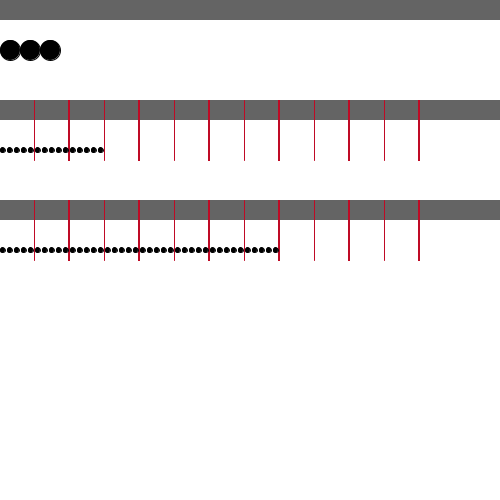
Frame 1 (no input)
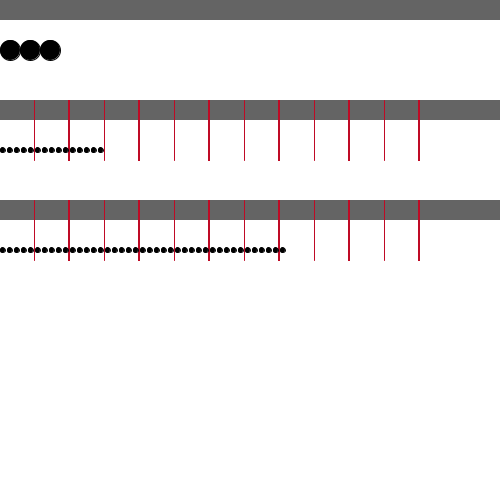
Frame 60 (the mouse pressed at the canvas centre just before this capture)
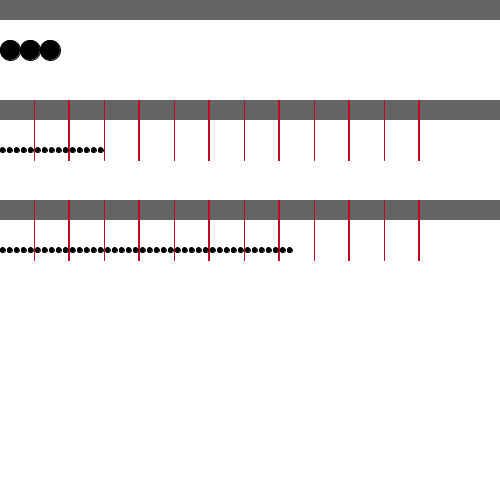
Frame 120 (the mouse held since frame 60 and released just before this capture)

The Processing sketch that drew these frames (run headless with seeded random() and noise(); from frame 60 on, the mouse is pressed at the canvas centre):

// Processing sketch: processing_120360
// ── processing_120360.pde

void setup()
{
  size(500, 500);
}

void draw()
{
  background(255);
  //linien horizontal
  fill(100);
  noStroke();
  rect(0, 0, 500, 20);
  rect(0, 100, 500, 20);
  rect(0, 200, 500, 20);

 

  //linien minuten
  fill(191, 10, 37);
  stroke(191, 10, 37);
  line(34, 100, 34, 160); //5 -L1     +34
  rect(68, 100, 1, 60); //10
  //+36
  line(104, 100, 104, 160); //15 -L3
  rect(138, 100, 1, 60); //20
  //+36
  line(174, 100, 174, 160); //25 -L5
  rect(208, 100, 1, 60); //30

    line(244, 100, 244, 160); //35 -L7
  rect(278, 100, 1, 60); //40

    line(314, 100, 314, 160); //45 -L9
  rect(348, 100, 1, 60); //50

    line(384, 100, 384, 160); //55 -L11
    rect(418, 100, 1, 60); //60



  translate(0, 100);
  fill(191, 10, 37);
  stroke(191, 10, 37);

  //linien sekunden
  fill(191, 10, 37);
  stroke(191, 10, 37);
  line(34, 100, 34, 160); //5 -L1     +34
  rect(68, 100, 1, 60); //10
  //+36
  line(104, 100, 104, 160); //15 -L3
  rect(138, 100, 1, 60); //20
  //+36
  line(174, 100, 174, 160); //25 -L5
  rect(208, 100, 1, 60); //30

    line(244, 100, 244, 160); //35 -L7
  rect(278, 100, 1, 60); //40

    line(314, 100, 314, 160); //45 -L9
  rect(348, 100, 1, 60); //50

    line(384, 100, 384, 160); //55 -L11
    rect(418, 100, 1, 60); //60

  translate(0, -100);

  fill(0);
  stroke(0);
  
  
  translate(10, 0);


  pushMatrix();
  {
    int h=hour();
    for (int i=0; i<h*20; i+=20) 
    {
      ellipse(i, 50, 20, 20);
    }
  } 
  popMatrix();


  translate(-10, 0);
  
  translate(2.5, 0);
  pushMatrix();
  int m=minute();
  for (int i=0; i<m*5; i+=7) 
  {
    ellipse(i, 150, 5, 5);
  }
  popMatrix();


  pushMatrix();
  int s=second();
  for (int i=0; i<s*5; i+=7) 
  {
    ellipse(i, 250, 5, 5);
  }
  popMatrix();
}
